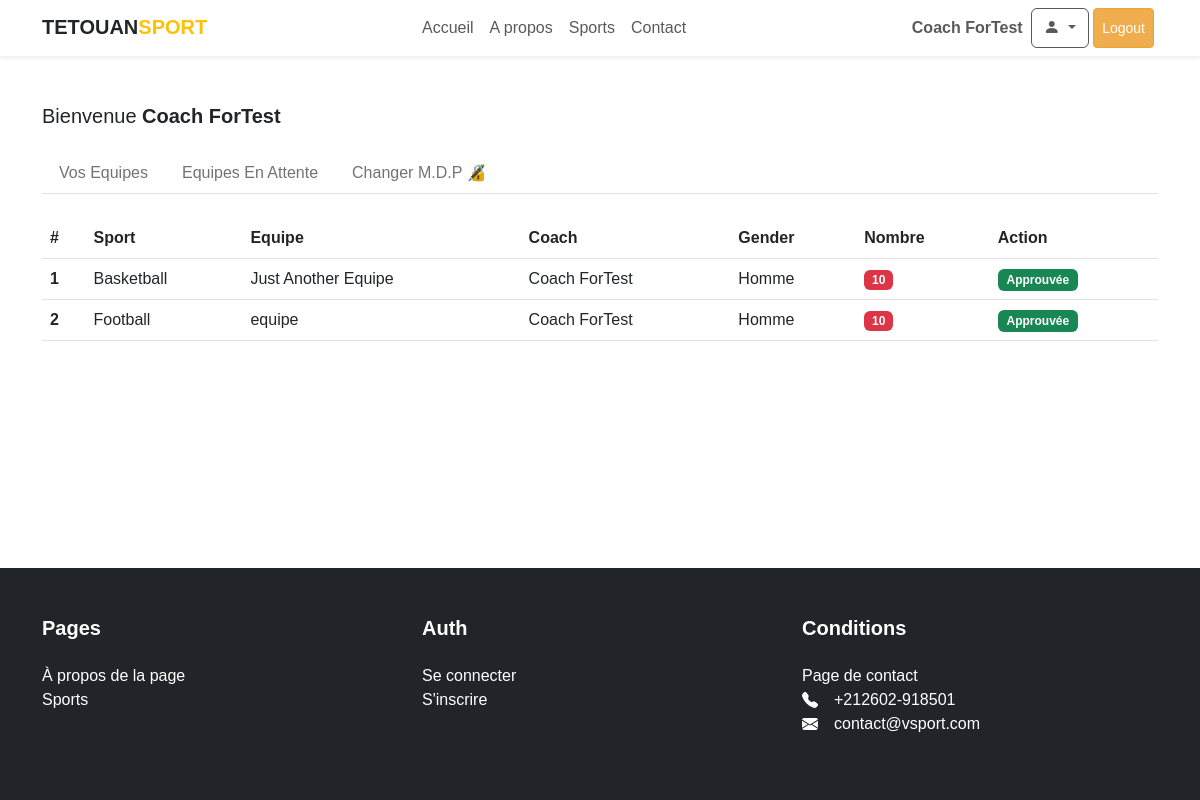
The app's page /coach/equipes.php (signed in) with its own data.
### tables this page shows
CREATE TABLE `equipes` (
  `id` int UNSIGNED NOT NULL,
  `sport_id` int UNSIGNED NOT NULL,
  `coach_id` int UNSIGNED NOT NULL,
  `salle` varchar(255) NOT NULL,
  `salle_id` int NOT NULL DEFAULT '1',
  `emploi` varchar(255) NOT NULL,
  `gender` varchar(5) NOT NULL DEFAULT 'homme',
  `title` varchar(255) NOT NULL,
  `description` varchar(700) NOT NULL,
  `price` float NOT NULL,
  `nbr` int NOT NULL,
  `approved` varchar(255) NOT NULL DEFAULT 'Non',
  `status` tinyint(1) NOT NULL DEFAULT '1',
  `created_at` timestamp NOT NULL DEFAULT CURRENT_TIMESTAMP
);

CREATE TABLE `sports` (
  `id` int UNSIGNED NOT NULL,
  `title` varchar(255) NOT NULL,
  `description` varchar(700) NOT NULL,
  `image` varchar(255) NOT NULL DEFAULT 'https://dummyimage.com/350x200/ced4da/6c757d.jpg',
  `created_at` timestamp NOT NULL DEFAULT CURRENT_TIMESTAMP
);

CREATE TABLE `users` (
  `id` int UNSIGNED NOT NULL,
  `nom` varchar(255) NOT NULL,
  `prenom` varchar(255) NOT NULL,
  `email` varchar(255) NOT NULL,
  `date_naissance` date NOT NULL,
  `gender` varchar(5) NOT NULL DEFAULT 'homme',
  `password` varchar(300) NOT NULL,
  `bio` varchar(255) DEFAULT NULL,
  `role` varchar(10) NOT NULL DEFAULT 'user',
  `created_at` timestamp NOT NULL DEFAULT CURRENT_TIMESTAMP,
  `updated_at` timestamp NOT NULL DEFAULT CURRENT_TIMESTAMP
);

### coach/partials/check-user.php (called while the page is built, shortened)
<?php
require_once __DIR__ . '/../../Models/Coach.php';
require_once __DIR__ . '/../../Models/Equipe.php';
require_once __DIR__ . '/../../Models/Sport.php';
$coachObj = new Coach($conn);
$equipeObj = new Equipe($conn);
$sportObj = new Sport($conn);
?>

### Models/Equipe.php (called while the page is built, shortened)
<?php
class Equipe
{
    public function getEquipesByCoachApprove($coach_id): array
    {
        $equipes = $this->conn->prepare("SELECT * FROM equipes WHERE coach_id = :coach_id AND approved = 'Oui' order by created_at DESC");
        $equipes->bindValue("coach_id", $coach_id);
        $equipes->execute();
        return $equipes->fetchAll(PDO::FETCH_OBJ);
    }
}

### Models/Sport.php (called while the page is built, shortened)
<?php
class Sport
{
    public function getSportById(int $sportId): Object|bool
    {
        $sport = $this->conn->prepare("SELECT id, title FROM sports where id=:id");
        $sport->bindValue("id", $sportId);
        $sport->execute();
        return $sport->fetchObject();
    }
}

### Models/Coach.php (called while the page is built, shortened)
<?php
class Coach
{
    public function getCoachById(int $id): object
    {
        $coach = $this->conn->prepare("SELECT * FROM users WHERE role='coach' AND id=:id");
        $coach->bindValue("id", $id);
        $coach->execute();
        return $coach->fetchObject();
    }
}
?>

### coach/equipes.php (the view, shortened to what this page needs)
<?php include __DIR__ . '/partials/check-user.php'; ?>
<!DOCTYPE html>
<html>
<head>
    <?php require_once __DIR__ . '/../partials/head.php'; ?>
</head>
<?php $equipes = $equipeObj->getEquipesByCoachApprove($_SESSION['user']->id); ?>
<body>
    <div class="main-wrapper">
        <div class="content">
            <?php require_once __DIR__ . '/../partials/nav.php'; ?>
            <main class="container py-5">
                <?php include __DIR__ . '/partials/header.php'; ?>
                <section>
                    <table class="table">
                        <thead>
                            <tr>
                                <th scope="col">#</th>
                                <th scope="col">Sport</th>
                                <th scope="col">Equipe</th>
                                <th scope="col">Coach</th>
                                <th scope="col">Gender</th>
                                <th scope="col">Nombre</th>
                                <th scope="col">Action</th>
                            </tr>
                        </thead>
                        <tbody>
                            <?php if (empty($equipes)) : ?>
                                <tr>
                                    <td colspan="7" class="text-center">Aucune Equipe</td>
                                </tr>
                            <?php else : ?>
                                <?php foreach ($equipes as $index => $equipe) : ?>
                                    <tr>
                                        <th scope="row"><?= $index + 1 ?></th>
                                        <td>
                                            <?php $sport = $sportObj->getSportById($equipe->sport_id) ?>
                                            <?= ucwords($sport->title) ?>
                                        </td>
                                        <td>
                                            <?= $equipe->title ?>
                                        </td>
                                        <td>
                                            <?php $coach = $coachObj->getCoachById($equipe->coach_id) ?>
                                            <?= ucwords($coach->nom . ' ' . $coach->prenom) ?>
                                        </td>
                                        <td>
                                            <?= ucwords($equipe->gender) ?>
                                        </td>
                                        <td>
                                            <?php if($equipe->nbr == 10) : ?>
                                                <span class="badge bg-danger"><?=$equipe->nbr;?></span>
                                            <?php else:?>
                                                <span class="badge bg-success"><?=$equipe->nbr;?></span>
                                            <?php endif;?>
                                        </td>
                                        <td>
                                            <form method="POST" class="d-inline">
                                                <button class="btn btn-sm badge text-bg-success" name="equipeID" value="<?= $equipe->id ?>" type="submit">
                                                    Approuvée
                                                </button>
                                            </form>
                                        </td>
                                    </tr>
                                <?php endforeach; ?>
                            <?php endif; ?>
                        </tbody>
                    </table>
                </section>
            </main>
        </div>
        <?php require_once __DIR__ . '/../partials/footer.php'; ?>
    </div>
</body>
</html>

### public/css/main.css (style rules this page uses)
html, body, div, span, p { margin: 0; padding: 0; border: 0; line-height: 1.5rem; }
html { box-sizing: border-box; }
*, *::before, *::after { box-sizing: inherit; }
body { line-height: 1; font-family: sans-serif; height: 100%; }
.main-wrapper { display: flex; flex-direction: column; min-height: 100vh; }
.content { flex: 1; }

### records on screen
equipes: sport.title "Basketball", title "Just Another Equipe", coach.prenom "Coach ForTest", gender "Homme", nbr "10", $equipe->id 5 (drawn)
equipes: sport.title "Football", title "equipe", coach.prenom "Coach ForTest", gender "Homme", nbr "10", $equipe->id 4 (drawn)

### other values on screen
$_SESSION['user']->name "Coach ForTest"
$user->name "Coach ForTest"
contactPhone "+212602-918501"
contactEmail "contact@vsport.com"
